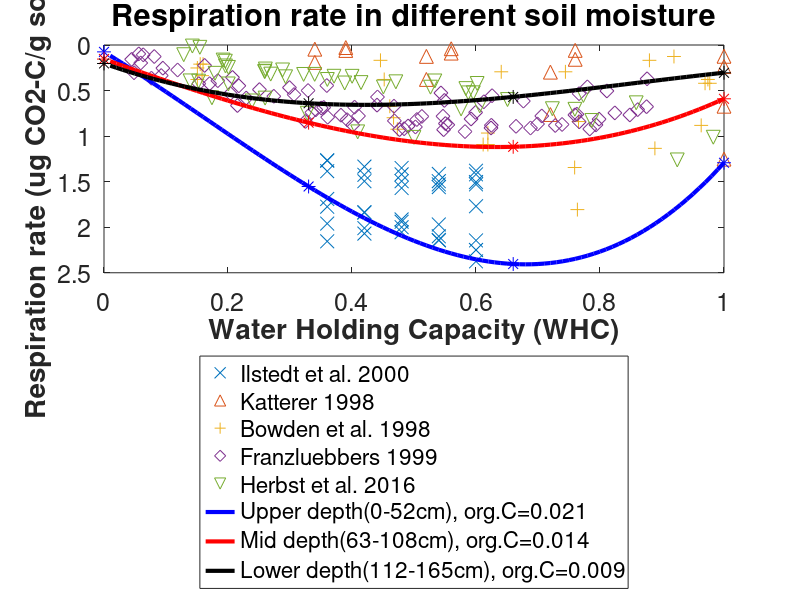

Recreate this plot in MATLAB.
%% Plot CO2 respiration rates from the reference
clear;

%% Ilstedt et al. 2000
x1=[0.36 0.36 0.36 0.36 0.42 0.42 0.42 0.42 0.48 0.48 0.48 0.48 0.54 0.54 0.54 0.54 0.6 0.6 0.6 0.6];
y1=[1.69 2.155 1.96 1.775 2.07 1.84 2.01 1.835 1.94 2.055 2 1.915 2.145 2.14 1.97 2.1 2.25 2.375 2.145 1.77];%c.org=0.033
org1=0.033;

x2=[0.36 0.36 0.36 0.42 0.42 0.42 0.48 0.48 0.48 0.48 0.54 0.54 0.54 0.54 0.6 0.6 0.6 0.6];
y2=[1.385 1.27 1.265 1.425 1.335 1.495 1.42 1.495 1.57 1.35 1.53 1.56 1.415 1.495 1.505 1.38 1.42 1.53];%c.org=0.023
org2=0.023;

%% Curiel 2007
x3=[0.5 0.997 0.5 0.997 0.997 0.997 0.5 0.997 0.5 0.997 0.5 0.997 0.5 0.997 0.5 0.997 0.5 0.997 0.5 0.997 0.5 0.997 0.5 0.997 0.5 0.997];
y3=[1.317 2.856 1.871 2.858 1.789 2.596 1.747 3.561 1.278 2.243 2.259 4.106 2.404 2.827 1.633 4.383 1.582 3.075 2.092 4.804 2.098 3.167 2.266 5.474 1.987 3.289];%c.org=0.139
org3=0.139;

x4=[0.4 0.972 0.4 0.972 0.972 0.972 0.4 0.972 0.4 0.972 0.4 0.972 0.972 0.4 0.972 0.972 0.4 0.972 0.4 0.972 0.4 0.972 0.4 0.972];
y4=[0.861 1.707 1.185 2.11 1.597 2.621 1.303 2.391 1.972 1.598 1.416 2.253 2.832 1.065 2.513 2.234 1.264 2.733 2.126 2.224 1.162 3.465 1.731 3.277];%c.org=0.064
org4=0.064;

x5=[0.126 0.995 0.126 0.995 0.126 0.995 0.126 0.126 0.995 0.126 0.995 0.126 0.995 0.126 0.995];
y5=[0.415 1.447 0.318 1.062 0.41 2.112 0.595 0.375 1.693 0.201 2.241 0.359 2.291 0.208 2.536];%c.org=0.017
org5=0.017;

x6=[0.183 0.961 0.183 0.961 0.183 0.961 0.183 0.961 0.183 0.961 0.183 0.961 0.183 0.961];
y6=[0.511 3.003 0.424 2.399 0.526 3.916 0.581 3.685 0.257 4.337 0.409 4.421 0.295 5.298];%c.org=0.039
org6=0.039;

%% Katterer 1998
x7=[0.39 0.56 0.76 1 0.39 0.56 0.76 1];
y7=[0.028 0.041 0.059 0.124 0.06 0.089 0.157 0.237];%c.org=0.013
org7=0.013;

x8=[0.34 0.52 0.72 1 0.34 0.52 0.72 1];
y8=[0.046 0.125 0.298 0.672 0.191 0.378 0.763 1.253];%c.org=0.023
org8=0.023;

%% Bowden et al. 1998
x9=[0.150608188	0.158192958	0.150569817	0.159753399	0.155187189	0.445915352	0.45193968	0.460982567	0.473082384	0.467032475	0.619149943	0.611539593	0.619188315	0.640701943	0.744202704	0.765345408	0.759103641	0.763529156	0.888543545	0.879705307	0.919291918	0.977041045	0.969430695	0.974009695	0.963201719];
y9=[0.25210084	0.336134454	0.378151261	0.210084034	0.210084034	0.168067227	0.378151261	0.672268908	0.924369748	0.798319328	1.092436975	1.092436975	0.966386555	0.294117647	0.294117647	0.840336134	1.344537815	1.806722689	1.134453782	0.168067227	0.12605042	0.420168067	0.420168067	0.378151261	0.882352941];

%% Franzluebbers 1999
x10=[0.048420011	0.118731062	0.207222806	0.25069569	0.359346979	0.441098262	0.440356193	0.543380125	0.549069322	0.612639911	0.625935316	0.676396018	0.766248222	0.811081566	0.779605467	0.875888937];
y10=[1.990291262	1.796116505	2.330097087	3.203883495	2.912621359	3.737864078	4.32038835	3.446601942	3.980582524	4.077669903	3.640776699	4.029126214	3.495145631	3.300970874	3.009708738	2.427184466]/12*44/24;

x11=[0.059224542	0.092336722	0.170308601	0.229350539	0.306531134	0.40416337	0.39211151	0.476657131	0.502282549	0.546716173	0.592062816	0.62474892	0.766449571	0.823908942	0.87509891	0.798526995];
y11=[1.291021973	2.193907115	2.777980401	3.811213099	3.558820379	4.465856717	5.365836022	6.079011504	5.887641366	5.118424737	5.314361191	5.766841561	5.518600037	4.878900724	4.431816909	5.327645018]/12*44/24;

x12=[0.076433121	0.044585987	0.152866242	0.203821656	0.27388535	0.324840764	0.350318471	0.382165605	0.401273885	0.484076433	0.49044586	0.547770701	0.624203822	0.687898089	0.738853503	0.78343949];
y12=[2.385483716	1.032302608	2.77643913	3.487453431	3.684980171	5.489768057	4.526312943	5.043078957	5.752044225	6.014730201	5.822121139	6.083167888	5.959406321	5.963504386	5.709424348	6.033991107]/12*44/24;

x13=[0.063291139	0.094936709	0.183544304	0.215189873	0.329113924	0.35443038	0.360759494	0.46835443	0.512658228	0.550632911	0.582278481	0.664556962	0.727848101	0.759493671	0.848101266	0.860759494];
y13=[0.705155566	1.663247368	2.561231515	4.347921448	3.271631373	4.484273039	5.185797942	5.447609133	5.131741394	5.644068378	6.219730273	5.842544659	5.782840412	5.019997634	5.025645333	4.644022241]/12*44/24;

x14=[0.056074766	0.081055663	0.162228884	0.21748075	0.299124199	0.335214248	0.341679892	0.46770117	0.410450832	0.50455534	0.554517134	0.599365191	0.706048316	0.699230001	0.793510845	0.762769647];
y14=[0.637383178	0.828598131	1.465981308	2.931962617	3.059439252	4.84411215	4.652897196	4.397943925	5.099065421	5.354018692	5.736448598	4.84411215	5.099065421	5.67271028	5.736448598	4.971588785]/12*44/24;

%% Herbst et al. 2016
x15=[0.773169	0.587619	0.533551	0.288034	0.192186	0.128534	0.58364	0.450584	0.40014	0.292916	0.259531	0.195927	0.723186	0.414546	0.321954	0.195775	0.154623	0.142519	0.606019	0.575953	0.327697	0.238877	0.174055	0.152539];
y15=[0.5539092	0.525372	0.3944466	0.2737986	0.1651374	0.1063494	0.4783374	0.4610334	0.3435042	0.348876	0.2877504	0.2297382	0.69936	0.4123554	0.322992	0.1777818	0.02528478	0.0112332	0.66747	0.7017	0.749184	0.614016	0.5790276	0.3964914];

x16=[0.982686	0.786745	0.650814	0.370994	0.260259	0.179032	0.7595	0.595636	0.526591	0.388182	0.339818	0.268864	0.924632	0.499938	0.409181	0.259859	0.200518	0.13885	0.85843	0.601832	0.4707	0.360209	0.259026	0.200745];
y16=[1.012398	0.828408	0.5985858	0.3429798	0.2634414	0.3105264	0.705666	0.5245662	0.462789	0.416772	0.3222534	0.3194886	1.261242	1.013664	0.953352	0.5827476	0.4272294	0.3938874	0.634356	0.4220424	0.4038294	0.378276	0.292191	0.2458458];

%% Our data
x_axis=[0 0.33 0.66 1];
top=[0.0755 1.5530 2.4040 1.2925];
mid=[0.1545 0.8525 1.1175 0.5905];
bot=[0.2030 0.6395 0.5700 0.3050];%per g-soil

%top=[3.5952 73.9524 114.4762 61.5476];
%mid=[11.0357 60.8929 79.8214 42.1786];
%bot=[22.5556 71.0556 63.3333 33.8889];%per g-org.C

top_1=zeros(1,100);
mid_1=zeros(1,100);
bot_1=zeros(1,100);
for i=1:100
    top_1(i)=-5.852*(i*0.01)^3+2.917*(i*0.01)^2+4.152*(i*0.01)+0.0755;
    mid_1(i)=-1.524*(i*0.01)^3-0.4794*(i*0.01)^2+2.439*(i*0.01)+0.1545;
    bot_1(i)=1.474*(i*0.01)^3-3.783*(i*0.01)^2+2.41*(i*0.01)+0.203;%per g-soil
    
    %top_1(i)=-278.7*(i*0.01)^3+138.9*(i*0.01)^2+197.7*(i*0.01)+3.595;
    %mid_1(i)=-108.9*(i*0.01)^3-34.24*(i*0.01)^2+174.2*(i*0.01)+11.04;
    %bot_1(i)=163.8*(i*0.01)^3-420.3*(i*0.01)^2+267.8*(i*0.01)+22.56;%per g-org.C
end

%% Plotting
plot([x1,x2],[y1,y2],'x','MarkerSize',10);hold on;
%plot(x2,y2,'.','MarkerSize',10);
plot([x7,x8],[y7,y8],'^','MarkerSize',10);
%plot(x8,y8,'v','MarkerSize',10);
plot(x9,y9,'+','MarkerSize',10);
plot([x10,x11,x12,x13,x14],[y10,y11,y12,y13,y14],'d','MarkerSize',10);
%plot(x11,y11,'<','MarkerSize',10);
%plot(x12,y12,'>','MarkerSize',10);
%plot(x13,y13,'s','MarkerSize',10);
%plot(x14,y14,'p','MarkerSize',10);
plot([x15,x16],[y15,y16],'v','MarkerSize',10);

plot(0.01:0.01:1,top_1,'b-','LineWidth',3);hold on;
plot(0.01:0.01:1,mid_1,'r-','LineWidth',3);
plot(0.01:0.01:1,bot_1,'k-','LineWidth',3);
plot(x_axis,top,'b*','MarkerSize',10);
plot(x_axis,mid,'r*','MarkerSize',10);
plot(x_axis,bot,'k*','MarkerSize',10);
set(gca,'fontsize',18);
set(gca,'ydir','reverse');
%ylim([0 10]);
xlabel('Water Holding Capacity (WHC)','FontSize',20,'FontWeight','bold');
ylabel('Respiration rate (ug CO2-C/g soil/hour)','FontSize',20,'FontWeight','bold');
legend('Ilstedt et al. 2000','Katterer 1998','Bowden et al. 1998','Franzluebbers 1999','Herbst et al. 2016','Upper depth(0-52cm), org.C=0.021','Mid depth(63-108cm), org.C=0.014','Lower depth(112-165cm), org.C=0.009','Location','SouthOutside');
title('Respiration rate in different soil moisture','FontSize',22,'FontWeight','bold');